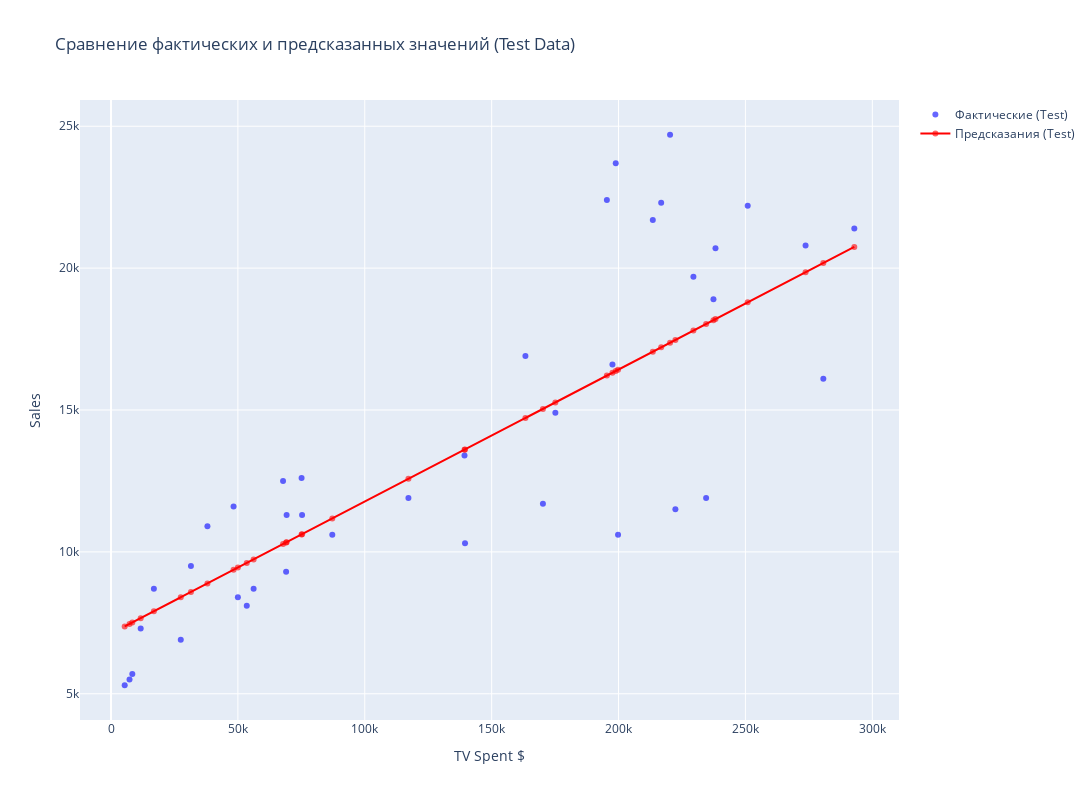

This figure's notebook cell:
### Markdown cell above
### 📊 Визуализация качества на тестовой выборке
Обучающая выборка позволяет понять, насколько хорошо модель «подстраивается» под известные данные: улавливает ли она основные тренды, есть ли переобучение и т.д. Но что насчёт тестовой выборки? Как ты уже знаешь - тестовые данные используются для оценки обобщающей способности модели: насколько хорошо она справляется с новыми, не виденными ранее данными. Для визуализации качества на тестовой выборке часто применяются вот такие подходы:
- **Scatterplot**
    - Позволяет оценить, насколько сильно предсказания отклоняются от реальных значений. В идеале тестовые точки должны быть как можно ближе к регрессионной прямой - предсказанным значениям
- **Distribution Analysis**
    - Сравниваем распределение предсказанных значений с распределением реальных значений. Хорошее совпадение — признак корректной генерализации модели.

### Code cell
# Scatter plot
fig = go.Figure()

# фактические значения
fig.add_trace(go.Scatter(
    x=X_test,
    y=y_test,
    mode='markers',
    name='Фактические (Test)',
    marker=dict(color='blue', opacity=0.6),
))

# предсказания
fig.add_trace(go.Scatter(
    x=X_test,
    y=preds_test_gradient,
    mode='lines+markers',        #  можно использовать только линию (lines) или только точки (markers)
    name='Предсказания (Test)',
    marker=dict(color='red', opacity=0.6),
))

fig.update_layout(
    title='Сравнение фактических и предсказанных значений (Test Data)',
    xaxis_title='TV Spent $',
    yaxis_title='Sales',
    height=800,
    width=1100,
)

fig.show()

### Figure 1 — Plotly figure (JSON) as saved in the notebook; plotly's stock layout.template omitted (floating-point values rounded to 4 significant figures)
{"data": [{"marker": {"color": "blue", "opacity": 0.6}, "mode": "markers", "name": "Фактические (Test)", "type": "scatter", "x": [163300, 195400, 292900, 11700, 220300, 75100, 216800, 50000, 222400, 175100, 31500, 56200, 234500, 5400, 139500, 170200, 7300, 197600, 75300, 237400, 229500, 67800, 38000, 250900, 69000, 53500, 213500, 139300, 87200, 8400, 199800, 69200, 198900, 16900, 280700, 238200, 48300, 273700, 117200, 27500], "y": [16900, 22400, 21400, 7300, 24700, 12600, 22300, 8400, 11500, 14900, 9500, 8700, 11900, 5300, 10300, 11700, 5500, 16600, 11300, 18900, 19700, 12500, 10900, 22200, 9300, 8100, 21700, 13400, 10600, 5700, 10600, 11300, 23700, 8700, 16100.0, 20700, 11600, 20800, 11900, 6900]}, {"marker": {"color": "red", "opacity": 0.6}, "mode": "lines+markers", "name": "Предсказания (Test)", "type": "scatter", "x": [163300, 195400, 292900, 11700, 220300, 75100, 216800, 50000, 222400, 175100, 31500, 56200, 234500, 5400, 139500, 170200, 7300, 197600, 75300, 237400, 229500, 67800, 38000, 250900, 69000, 53500, 213500, 139300, 87200, 8400, 199800, 69200, 198900, 16900, 280700, 238200, 48300, 273700, 117200, 27500], "y": [14720.0, 16210.0, 20750.0, 7664.0, 17370.0, 10610.0, 17210.0, 9446.0, 17470.0, 15270.0, 8585.0, 9735.0, 18030.0, 7371.0, 13610.0, 15040.0, 7459.0, 16310.0, 10620.0, 18170.0, 17800.0, 10270.0, 8888.0, 18790.0, 10330.0, 9609.0, 17050.0, 13600.0, 11180.0, 7511.0, 16420.0, 10340.0, 16370.0, 7906.0, 20180.0, 18200.0, 9367.0, 19850.0, 12570.0, 8399.0]}], "layout": {"height": 800, "title": {"text": "Сравнение фактических и предсказанных значений (Test Data)"}, "width": 1100, "xaxis": {"title": {"text": "TV Spent $"}}, "yaxis": {"title": {"text": "Sales"}}}}
